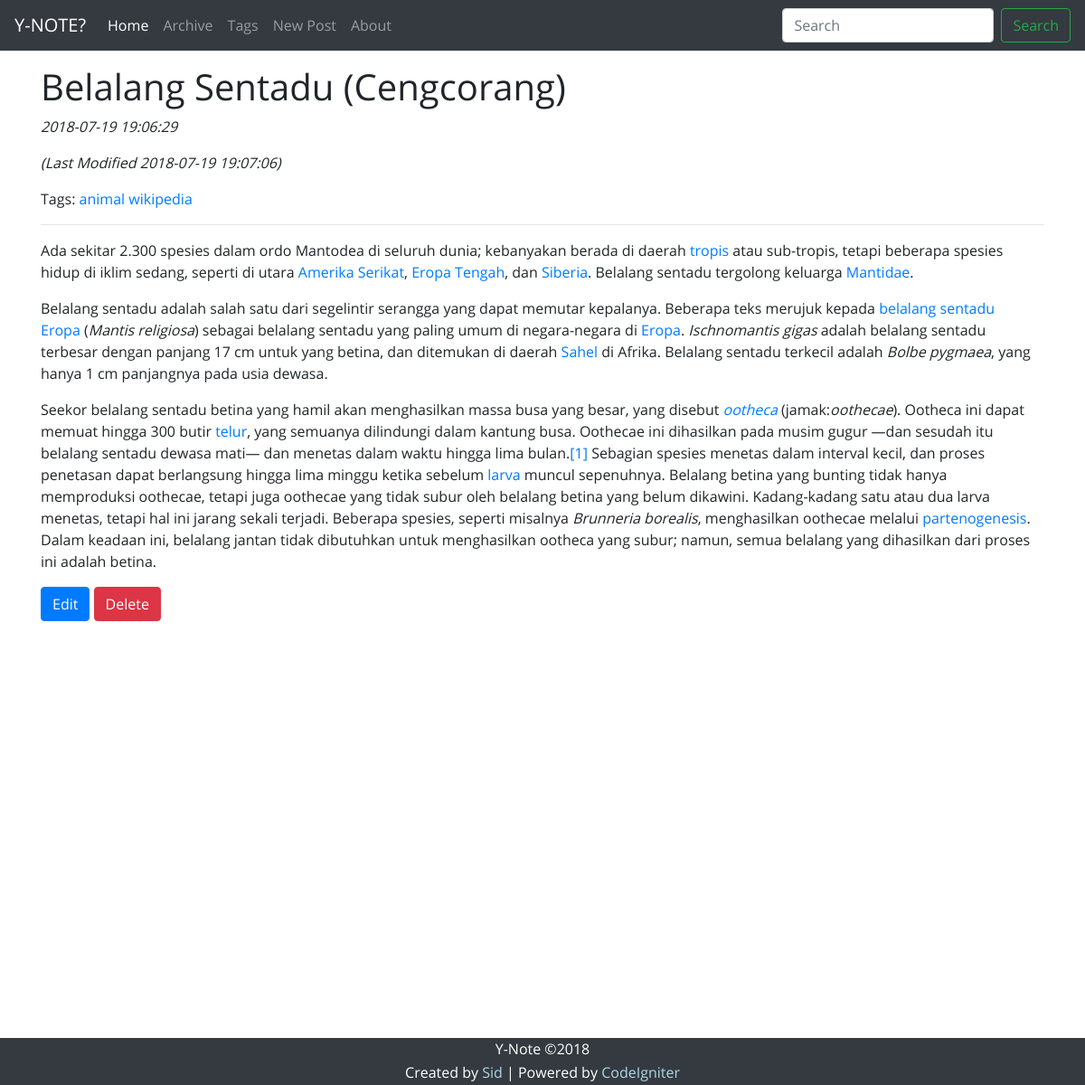
Screenshot of /index.php/read_post/14 with the database file from the repository.
### tables this page shows
CREATE TABLE `posts` (
  `id_post` int(11) NOT NULL AUTO_INCREMENT,
  `date_post` datetime DEFAULT NULL,
  `date_modified` datetime DEFAULT NULL,
  `title_post` varchar(255) DEFAULT NULL,
  `content` text,
  PRIMARY KEY (`id_post`)
);

CREATE TABLE `tags` (
  `id_post` int(11) NOT NULL,
  `tag` varchar(50) NOT NULL,
  KEY `tags_ibfk_1` (`id_post`),
  CONSTRAINT `tags_ibfk_1` FOREIGN KEY (`id_post`) REFERENCES `posts` (`id_post`) ON DELETE CASCADE
);

### application/controllers/Read_post.php (called while the page is built, shortened)
<?php
class Read_post extends CI_Controller {
    public function _remap($method, $args) {
        if (method_exists($this, $method)) {
            $this->$method($args);
        } else {
            $this->index($method, $args);
        }
    }
    public function index($id_post) {
        $this->load->model('Post_model');
        $posts = $this->Post_model;
        $full_post = $posts->get_single_post($id_post);
        $tags = $posts->get_tags_by_id($id_post);
        $this->load->view('header_view', array('style' => 'readpost.css', 'page_title' => $full_post['title_post']. " - YNOTE"));
        $this->load->view('navbar_view');
        $this->load->view('readpost_view', array('full_post' => $full_post, 'tags' => $tags));
        $this->load->view('tail_view');
    }
}

### index.php (called while the page is built, shortened)
<?php
require_once BASEPATH.'core/CodeIgniter.php';

### application/models/Post_model.php (called while the page is built, shortened)
<?php
class Post_model extends CI_Model {
    public function get_single_post($id_post) {
        $this->db->where('id_post', $id_post);
        $query = $this->db->get('posts');
        return $query->row_array();
    }
    public function get_tags_by_id($id_post) {
        $this->db->select('tags.tag AS tag')
                 ->from('tags')
                 ->join('posts', 'posts.id_post = tags.id_post')
                 ->where('posts.id_post', $id_post);
        $query = $this->db->get();
        return $query->result_array();
    }
}

### application/views/readpost_view.php (the view, shortened to what this page needs)
<h1><?php echo $full_post['title_post']; ?></h1>
<p><em><?php echo $full_post['date_post']; ?></em></p>
<?php
    if (!empty($full_post['date_modified'])) {
        echo "<p><em>(Last Modified ". $full_post['date_modified'] .")</em></p>";
    }
?>
<p>Tags:
<?php
foreach($tags as $tag) {
    echo "<a href='".base_url()."index.php/tags/by_tag/".$tag['tag']."'>".$tag['tag']." </a>";
}
?>
</p>
<hr>
<?php echo $full_post['content']; ?>
<a href="<?php echo base_url(); ?>index.php/posting/edit_post/<?php echo $full_post['id_post']; ?>" class="btn btn-primary">Edit</a>
<form class="form-delete" action="<?php echo base_url(); ?>index.php/delete" method="post">
    <button id="delete" class="btn btn-danger" type="submit" name="id_post" value="<?php echo $full_post['id_post']; ?>">Delete</button>
</form>

### assets/css/readpost.css (style rules this page uses)
.form-delete { display: inline; }

### assets/css/index.css (style rules this page uses)
body { min-height: 75rem; padding-top: 4.5rem; padding-bottom: 4.5rem; margin-bottom: 0; font-family: 'Open Sans', Courier, monospace; }

### rows the page displays
posts: title_post "Belalang Sentadu (Cengcorang)", date_post "2018-07-19 19:06:29", date_modified "2018-07-19 19:07:06", content "Ada sekitar 2.300 spesies dalam ordo Mantodea di seluruh dunia; kebanyakan berada di daerah tropis atau sub-tropis, tetapi beberapa spesies hidup di iklim sedang, seperti di utara Amerika Serikat , Eropa Tengah , dan Siberia . Belalang sentadu tergolong keluarga Mantidae . Belalang sentadu adalah salah satu dari segelintir serangga yang dapat memutar kepalanya. Beberapa teks merujuk kepada belalang sentadu Eropa ( Mantis religiosa ) sebagai belalang sentadu yang paling umum di negara-negara di Eropa . Ischnomantis gigas adalah belalang sentadu terbesar dengan panjang 17 cm untuk yang betina, dan ditemukan di daerah Sahel di Afrika. Belalang sentadu terkecil adalah Bolbe pygmaea , yang hanya…"
tags: tag "animal"
tags: tag "wikipedia"
